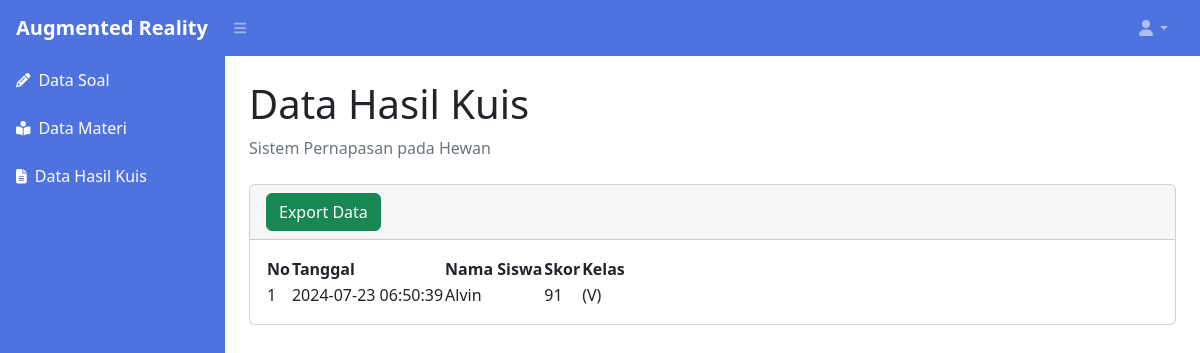
Page /hasilkuis.php (signed in) on the committed database.
### tables this page shows
CREATE TABLE `tb_hasil_kuis` (
  `id_hasil` int(11) NOT NULL,
  `nama_siswa` varchar(50) NOT NULL,
  `skor` int(100) NOT NULL,
  `waktu_submit` timestamp NOT NULL DEFAULT current_timestamp() ON UPDATE current_timestamp()
);

### hasilkuis.php (the view, shortened to what this page needs)
<?php
require 'function.php';
?>
<!DOCTYPE html>
<html lang="en">
    <head>
        <link href="https://cdn.jsdelivr.net/npm/simple-datatables@7.1.2/dist/style.min.css" rel="stylesheet" />
        <link href="css/styles.css" rel="stylesheet" />
    </head>
    <body class="sb-nav-fixed">
        <nav class="sb-topnav navbar navbar-expand navbar-dark" style="background-color: #4e73df;">
            <a class="navbar-brand ps-3" href="index.php"><b>Augmented Reality</b></a>
            <button class="btn btn-link btn-sm order-1 order-lg-0 me-4 me-lg-0" id="sidebarToggle" href="#!"><i class="fas fa-bars"></i></button>
            <ul class="navbar-nav ms-auto ms-md-0 me-3 me-lg-4">
                <li class="nav-item dropdown">
                    <a class="nav-link dropdown-toggle" id="navbarDropdown" href="#" role="button" data-bs-toggle="dropdown" aria-expanded="false"><i class="fas fa-user fa-fw"></i></a>
                </li>
            </ul>
        </nav>
        <div id="layoutSidenav">
            <div id="layoutSidenav_nav">
                <nav class="sb-sidenav accordion sb-sidenav-dark" id="sidenavAccordion" style="background-color: #4e73df;">
                    <div class="sb-sidenav-menu">
                        <div class="nav">
                            <a class="nav-link" href="index.php" style="color: #ffffff;">
                                <div class="sb-nav-link-icon"><i class="fas fa-pencil-alt" style="color: #ffffff;"></i></div>
                                Data Soal
                            </a>
                            <a class="nav-link" href="materi.php" style="color: #ffffff;">
                                <div class="sb-nav-link-icon"><i class="fas fa-book-reader" style="color: #ffffff;"></i></div>
                                Data Materi
                            </a>
                            <a class="nav-link" href="hasilkuis.php" style="color: #ffffff;">
                                <div class="sb-nav-link-icon"><i class="fas fa-file-alt" style="color: #ffffff;"></i></div>
                                Data Hasil Kuis
                            </a>
                        </div>
                    </div>
                </nav>
            </div>
            <div id="layoutSidenav_content">
                <main>
                    <div class="container-fluid px-4">
                        <h1 class="mt-4">Data Hasil Kuis</h1>
                        <ol class="breadcrumb mb-4">
                            <li class="breadcrumb-item active">Sistem Pernapasan pada Hewan</li>
                        </ol>
                        <div class="card mb-4">
                            <div class="card-header">
                                <a href="export.php" class="btn btn-success">Export Data</a>
                            </div>
                            <div class="card-body">
                                <table id="datatablesSimple">
                                    <thead>
                                        <tr>
                                            <th>No</th>
                                            <th>Tanggal</th>
                                            <th>Nama Siswa</th>
                                            <th>Skor</th>
                                            <th>Kelas</th>
                                        </tr>
                                    </thead>
                                    <tbody>
                                        <?php
                                        $ambilsemuadatakuis = mysqli_query($conn,"select * from tb_hasil_kuis");
                                        $i = 1;
                                        while($data=mysqli_fetch_array($ambilsemuadatakuis)){
                                            $nama_siswa = $data['nama_siswa'];
                                            $skor = $data['skor'];
                                            $waktu_submit = $data['waktu_submit'];
                                        ?>
                                        <tr>
                                            <td><?=$i++;?></td>
                                            <td><?=$waktu_submit;?></td>
                                            <td><?=$nama_siswa;?></td>
                                            <td><?=$skor;?></td>
                                            <td>(V)</td>
                                        </tr>
                                        <?php
                                        };
                                        ?>
                                    </tbody>
                                </table>
                            </div>
                        </div>
                    </div>
                </main>
            </div>
        </div>
    </body>
</html>

### rows in the picture
tb_hasil_kuis: waktu_submit "2024-07-23 06:50:39", nama_siswa "Alvin", skor "91"
